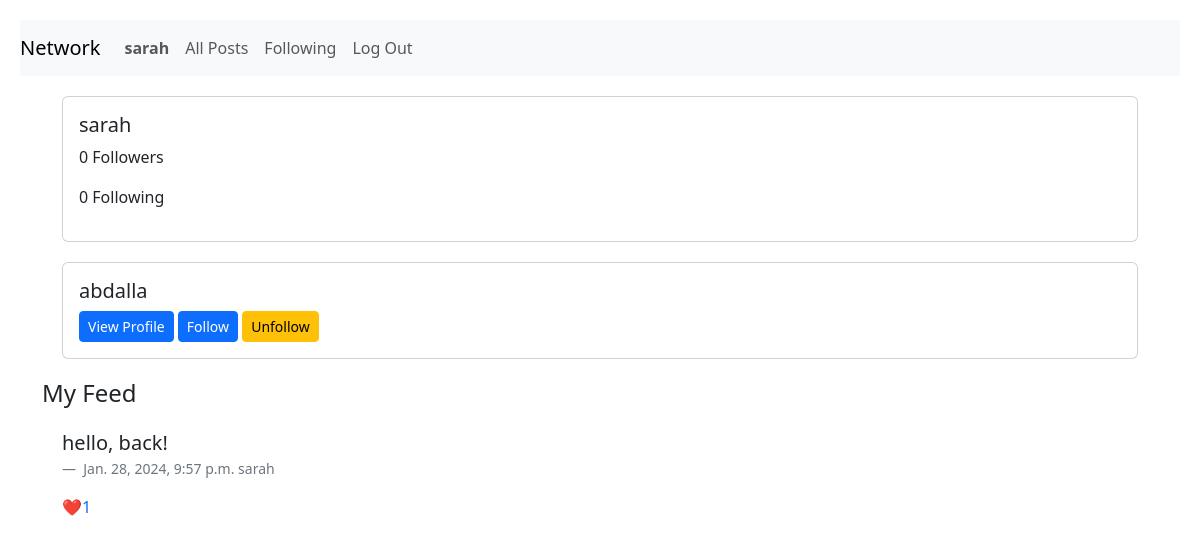
Page /profile (signed in) on the earlier database version.
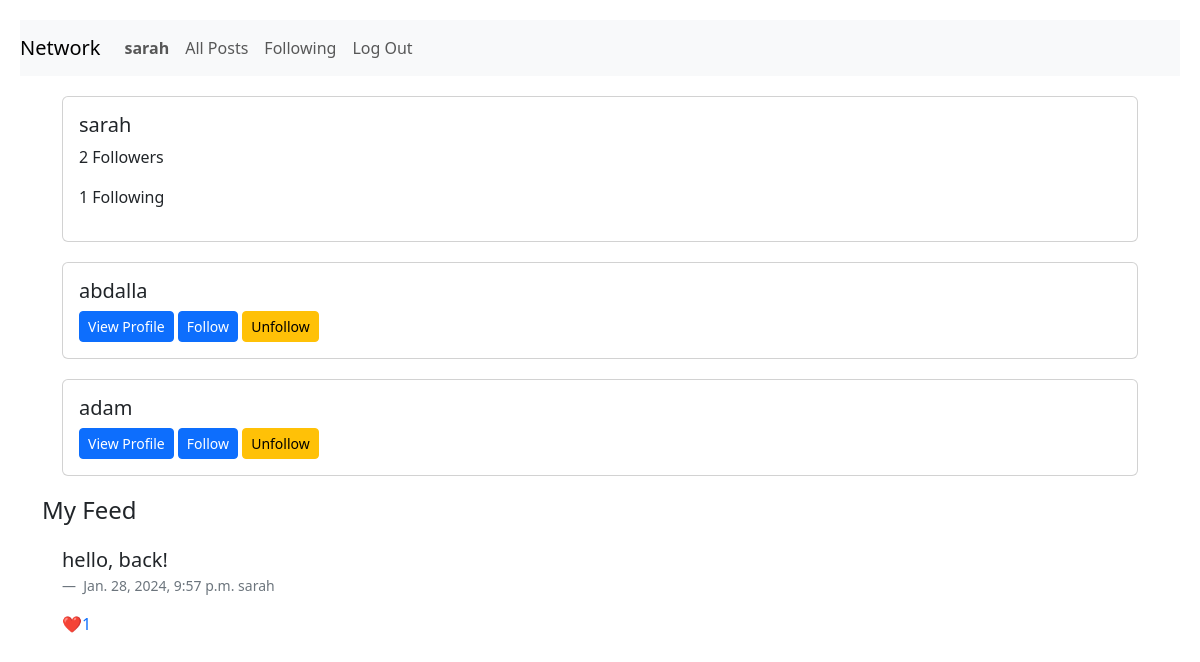
Same page on the later database version.
### network/models.py (models this page shows, shortened)
class User(AbstractUser):
    pass

class Follow(models.Model):
    following = models.ManyToManyField(settings.AUTH_USER_MODEL, related_name="followers", symmetrical=False)

class TimeStampedModel(models.Model):
    created_at = models.DateTimeField(auto_now_add=True)
    updated_at = models.DateTimeField(auto_now=True)
    class Meta:
        abstract = True

class Post(TimeStampedModel):
    created = TimeStampedModel.created_at
    body = models.CharField(max_length=300)
    user = models.ForeignKey(settings.AUTH_USER_MODEL, on_delete=models.CASCADE, null=True)
    likes = models.IntegerField(blank=True)
    reactions = models.ManyToManyField(settings.AUTH_USER_MODEL, related_name="user_reactions", symmetrical=False)

### network/views.py (the view)
# urls.py: path("profile", views.profile, name="profile"),
@login_required
def profile(request):
    posts = Post.objects.all()
    current_users = User.objects.exclude(pk=request.user.id)
    user_following, __ = Follow.objects.get_or_create(pk=request.user.id)
    return render(
        request,
        "network/profile.html",
        {"all_users": current_users, "posts": posts, "following": user_following},
    )

### network/templates/network/profile.html
{% extends "network/layout.html" %}
{% block body %}
{% if user.is_authenticated %}
<div class="card">
    <div class="card-body">
        <h5 h5 class="card-title">{{ request.user.username }}</h5>
        <p>{{ user.followers.count }} Followers</p>
        <p>{{ following.following.count }} Following</p>
    </div>
</div>
{% for user in all_users %}
<div class="card">
    <div class="card-body">
        <h5 h5 class="card-title">{{ user.username }}</h5>
        <a type="button" class="btn btn-primary btn-sm" href="{% url 'view_profile' user.id %}">View Profile</a>
        <a type="button" class="btn btn-primary btn-sm" href="{% url 'follow' user.id %}">Follow</a>
        <a type="button" class="btn btn-warning btn-sm" href="{% url 'unfollow' user.id %}">Unfollow</a>
    </div>
</div>
{% endfor %}
<div id="feed">
    <h4>My Feed</h4>
    <div class="comments">
        {% for post in posts.all %}
        {% if post.user|stringformat:"s" == request.user.username %}
        <blockquote class="blockquote">
            {{ post.body | linebreaks }}
        </blockquote>
        <figcaption class="blockquote-footer">
            {{ post.created }}
            {{ post.user}}
        </figcaption>
        {% if post.user|stringformat:"s" != request.user.username %}
        <a class="likes" href="{% url 'like' post.id %}">❤️{{ post.likes }}</a>
        {% else %}
        <a class="likes" href="#">❤️{{ post.likes }}</a>
        {% endif %}
        {% endif %}
        {% endfor %}
        {% endif %}
    </div>
</div>
{% endblock %}

### network/templates/network/layout.html (shortened to what this page needs)
{% load static %}
<!DOCTYPE html>
<html lang="en">
<head>
    <link href="https://cdn.jsdelivr.net/npm/bootstrap@5.3.2/dist/css/bootstrap.min.css" rel="stylesheet"
>
    <link href="{% static 'network/styles.css' %}" rel="stylesheet">
</head>
<body>
    <nav class="navbar navbar-expand-lg navbar-light bg-light">
        <a class="navbar-brand" href="{% url 'index' %}">Network</a>
        <div>
            <ul class="navbar-nav mr-auto">
                {% if user.is_authenticated %}
                <li class="nav-item">
                    <a class="nav-link" href="{% url 'profile' %}"><strong>{{ user.username }}</strong></a>
                </li>
                {% endif %}
                <li class="nav-item">
                    <a class="nav-link" href="{% url 'allposts' %}">All Posts</a>
                </li>
                {% if user.is_authenticated %}
                <li class="nav-item">
                    <a class="nav-link" href="{% url 'following' %}">Following</a>
                </li>
                <li class="nav-item">
                    <a class="nav-link" href="{% url 'logout' %}">Log Out</a>
                </li>
                {% endif %}
            </ul>
        </div>
    </nav>
    <div class="container">
        {% block body %}
        {% endblock %}
    </div>
</body>
</html>

Differences in the rows shown:
changed User "sarah": followers.count "0" → "2"
computed for Follow: following.count "0" → "1"
added User: username "adam"
